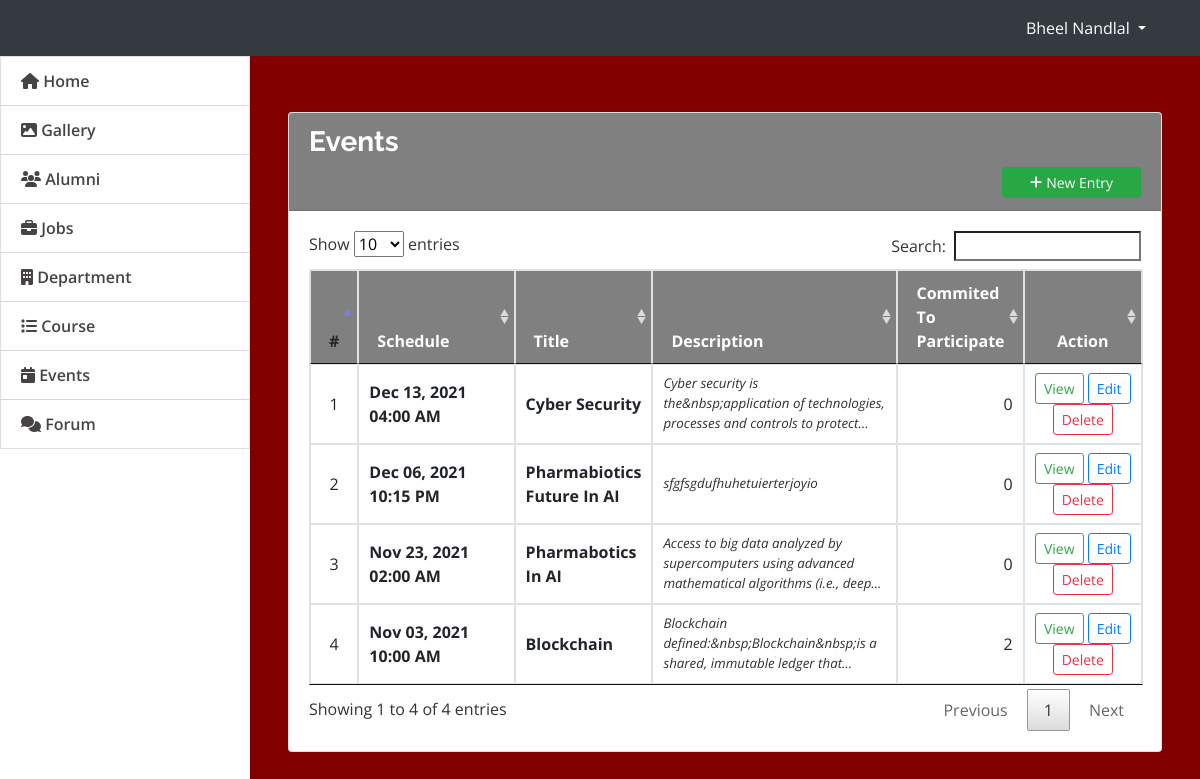
Screenshot of /admin/index.php?page=events (signed in) with the database file from the repository.
### tables this page shows
CREATE TABLE `events` (
  `id` int(30) NOT NULL,
  `title` varchar(250) NOT NULL,
  `content` text NOT NULL,
  `schedule` datetime NOT NULL,
  `banner` text NOT NULL,
  `date_created` datetime NOT NULL DEFAULT current_timestamp()
);

### admin/events.php (the view, shortened to what this page needs)
<?php include('db_connect.php');?>
<div class="container-fluid">
	<div class="col-lg-12">
		<div class="row">
			<div class="col-md-12">
				<div class="card ">
					<div class="card-header">
						<h3><b>Events</b></h3>
						<span class="float:right"><a class="btn btn-success btn-block btn-sm col-sm-2 float-right" href="index.php?page=manage_event" id="new_event">
					<i class="fa fa-plus"></i> New Entry
				</a></span>
					</div>
					<div class="card-body ">
						<table class="table table-condensed table-bordered table-hover">
							<colgroup>
								<col width="5%">
								<col width="20%">
								<col width="15%">
								<col width="30%">
								<col width="15%">
								<col width="15%">
							</colgroup>
							<thead>
								<tr>
									<th class="text-center">#</th>
									<th class="text-white">Schedule</th>
									<th class="text-white">Title</th>
									<th class="text-white">Description</th>
									<th class="text-white">Commited To Participate</th>
									<th class="text-center text-white">Action</th>
								</tr>
							</thead>
							<tbody>
								<?php
								$i = 1;
								$events = $conn->query("SELECT * FROM events order by unix_timestamp(schedule) desc ");
								while($row=$events->fetch_assoc()):
									$trans = get_html_translation_table(HTML_ENTITIES,ENT_QUOTES);
									unset($trans["\""], $trans["<"], $trans[">"], $trans["<h2"]);
									$desc = strtr(html_entity_decode($row['content']),$trans);
									$desc=str_replace(array("<li>","</li>"), array("",","), $desc);
									$commits = $conn->query("SELECT * FROM event_commits where event_id =".$row['id'])->num_rows;
								?>
								<tr>
									<td class="text-center"><?php echo $i++ ?></td>
									<td class="">
										 <p> <b><?php echo date("M d, Y h:i A",strtotime($row['schedule'])) ?></b></p>
									</td>
									<td class="">
										 <p> <b><?php echo ucwords($row['title']) ?></b></p>
									</td>
									<td>
										 <p class="truncate"><?php echo strip_tags($desc) ?></p>
									</td>
									<td>
										 <p class="text-right"><?php echo $commits ?></p>
									</td>
									<td class="text-center">
										<button class="btn btn-sm btn-outline-success view_event" type="button" data-id="<?php echo $row['id'] ?>" >View</button>
										<button class="btn btn-sm btn-outline-primary edit_event" type="button" data-id="<?php echo $row['id'] ?>" >Edit</button>
										<button class="btn btn-sm btn-outline-danger delete_event" type="button" data-id="<?php echo $row['id'] ?>">Delete</button>
									</td>
								</tr>
								<?php endwhile; ?>
							</tbody>
						</table>
					</div>
				</div>
			</div>
		</div>
	</div>
</div>

### admin/assets/css/style.css (style rules this page uses)
body { font-family: "Open Sans", sans-serif; color: #444444; width: 100%; height: calc(100%); }
a { color: #1977cc; }
h1, h2, h3, h4, h5, h6 { font-family: "Raleway", sans-serif; }
.truncate { overflow: hidden; text-overflow: ellipsis; display: -webkit-box; -webkit-line-clamp: 3; -webkit-box-orient: vertical; font-size: smaller; color: #000000cf; font-style: italic; }

### admin/index.php (style rules this page uses)
body { background: maroon; }

### admin/events.php (style rules this page uses)
.card-header { background: gray; color: white; }
.table-hover { background:gray; }
td { vertical-align: middle !important; }
td p { margin: unset }

### rows the page displays
events: schedule "Dec 13, 2021 04:00 AM", title "Cyber Security", content "Cyber security is the&nbsp;application of technologies, processes and controls to…", commits "0"
events: schedule "Dec 06, 2021 10:15 PM", title "Pharmabiotics Future In AI", content "sfgfsgdufhuhetuierterjoyio", commits "0"
events: schedule "Nov 23, 2021 02:00 AM", title "Pharmabotics In AI", content "Access to big data analyzed by supercomputers using advanced mathematical algorithms (i.e.,…", commits "0"
events: schedule "Nov 03, 2021 10:00 AM", title "Blockchain", content "Blockchain defined:&nbsp;Blockchain&nbsp;is a shared, immutable ledger…", commits "2"

### other values shown
$_SESSION['login_name'] "Bheel Nandlal"
